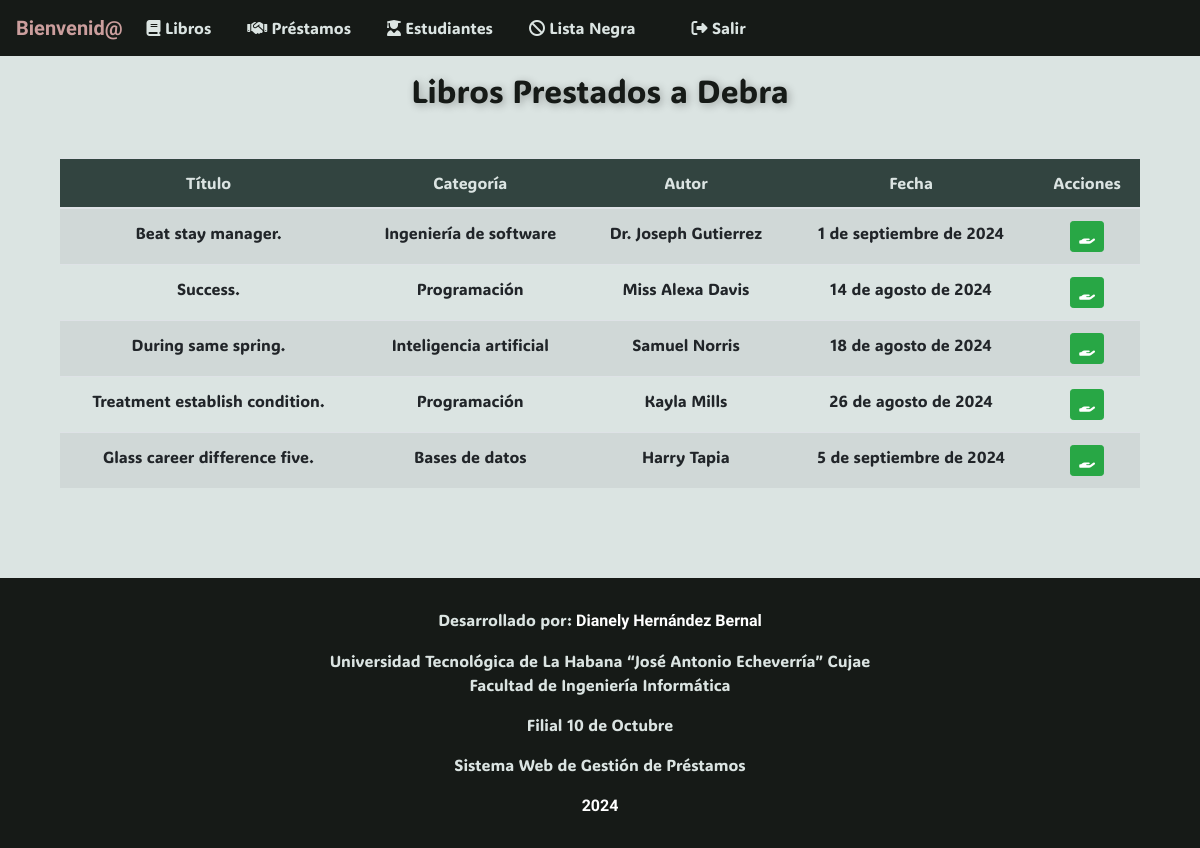
The page /estudiantes/1091/ on the database its author committed.
### app/models.py (models this page shows, shortened)
class Estudiante(models.Model):
    nombre = models.CharField(max_length=30)
    apellidos = models.CharField(max_length=30)
    edad = models.IntegerField()
    anno_academico = models.IntegerField()
    CI = models.CharField(max_length=11, unique=True, validators=[RegexValidator(r'^\d{11}$')])
    telefono = models.CharField(max_length=8, validators=[RegexValidator(r'^\d{8}$')])

class Prestamo(models.Model):
    fecha = models.DateField()
    estudiante = models.ForeignKey(Estudiante, on_delete=models.CASCADE)
    libro = models.ForeignKey(Libro, on_delete=models.CASCADE)

class Libro(models.Model):
    titulo = models.CharField(max_length=30)
    categoria = models.CharField(max_length=30, choices=LIBRO_CATEGORIA)
    cantidad_disponible = models.IntegerField()
    cantidad_prestada = models.IntegerField()
    autor = models.CharField(max_length=30)
    editorial = models.CharField(max_length=30)
    descripcion = models.TextField()

### app/views.py (the view)
# urls.py: path('estudiantes/<int:pk>/', EstudianteDetailView.as_view(), name='estudiante-detail'),
class EstudianteDetailView(DetailView):
    model = Estudiante
    template_name = 'app/estudiante_detail.html'
    def get_context_data(self, **kwargs):
        context = super().get_context_data(**kwargs)
        estudiante = self.get_object()
        prestamos = Prestamo.objects.filter(estudiante = estudiante)
        if not prestamos:
            prestamos = ListaNegra.objects.filter(estudiante = estudiante)
        context['prestamos'] = prestamos
        return context

### app/templates/app/estudiante_detail.html (shortened to what this page needs)
{% extends 'app/base.html' %}
{% block content %}
<div class="container mt-3">
    <h2 class="text-center display-5" style="animation: pulse 1.5s 1; text-shadow: 2px 2px 8px rgba(0, 0, 0, 0.3);">
        Libros Prestados a {{ estudiante.nombre }}
    </h2>
    <table class="table table-striped text-center mt-5">
        <thead class="secondary-color">
            <tr>
                <th scope="col">Título</th>
                <th scope="col">Categoría</th>
                <th scope="col">Autor</th>
                <th scope="col">Fecha</th>
                <th scope="col">Acciones</th>
            </tr>
        </thead>
        <tbody>
            {% for prestamo in prestamos %}
            <tr>
                <td>{{ prestamo.libro.titulo }}</td>
                <td>{{ prestamo.libro.get_categoria_display }}</td>
                <td>{{ prestamo.libro.autor }}</td>
                <td>{{ prestamo.fecha }}</td>
                <td>
                    <a href="{% url 'devolver_libro' libro_id=prestamo.libro.id estudiante_id=estudiante.id success_url='estudiante-detail' %}" class="btn btn-success btn-sm"><i class="fas fa-hand-holding"></i></a>
                </td>
            </tr>
            {% empty %}
            <tr>
                <td colspan="6" class="text-center">No hay libros prestados por este estudiante.</td>
            </tr>
            {% endfor %}
        </tbody>
    </table>
    <div class="d-flex justify-content-between mt-4">
    </div>
</div>
{% endblock %}

### app/templates/app/base.html (style rules this page uses)
:root { --color-primario: #161a17; --color-secundario: #324440; --color-terciario: #dbe4e2; --color-cuarto: #cb9e9d; }
body { background-color: var(--color-terciario); }
.secondary-color { background-color: var(--color-secundario); color: var(--color-terciario); }
a { color: var(--color-primario) }
h1, h2, h3, h4 { color: var(--color-primario); }
* { font-family: ADLaM Display, Ubuntu; font-weight: 400; }

### rows shown on the page
Estudiante: nombre "Debra"
Prestamo: libro.titulo "Beat stay manager.", libro.categoria "Ingeniería de software", libro.autor "Dr. Joseph Gutierrez", fecha "1 de septiembre de 2024"
Prestamo: libro.titulo "Success.", libro.categoria "Programación", libro.autor "Miss Alexa Davis", fecha "14 de agosto de 2024"
Prestamo: libro.titulo "During same spring.", libro.categoria "Inteligencia artificial", libro.autor "Samuel Norris", fecha "18 de agosto de 2024"
Prestamo: libro.titulo "Treatment establish condition.", libro.categoria "Programación", libro.autor "Kayla Mills", fecha "26 de agosto de 2024"
Prestamo: libro.titulo "Glass career difference five.", libro.categoria "Bases de datos", libro.autor "Harry Tapia", fecha "5 de septiembre de 2024"
